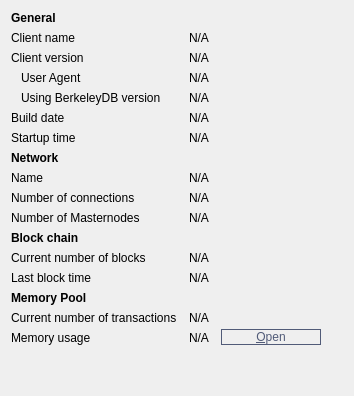
     <widget class="QWidget" name="tab_info">
      <attribute name="title">
       <string>&amp;Information</string>
      </attribute>
      <layout class="QGridLayout" name="gridLayout" columnstretch="0,0,0,0">
       <property name="horizontalSpacing">
        <number>12</number>
       </property>
       <item row="0" column="0">
        <widget class="QLabel" name="label_9">
         <property name="font">
          <font>
           <weight>75</weight>
           <bold>true</bold>
          </font>
         </property>
         <property name="text">
          <string>General</string>
         </property>
        </widget>
       </item>
       <item row="1" column="0">
        <widget class="QLabel" name="label_5">
         <property name="text">
          <string>Client name</string>
         </property>
        </widget>
       </item>
       <item row="1" column="1" colspan="2">
        <widget class="QLabel" name="clientName">
         <property name="cursor">
          <cursorShape>IBeamCursor</cursorShape>
         </property>
         <property name="contextMenuPolicy">
          <enum>Qt::ActionsContextMenu</enum>
         </property>
         <property name="text">
          <string>N/A</string>
         </property>
         <property name="textFormat">
          <enum>Qt::PlainText</enum>
         </property>
         <property name="textInteractionFlags">
          <set>Qt::LinksAccessibleByMouse|Qt::TextSelectableByKeyboard|Qt::TextSelectableByMouse</set>
         </property>
        </widget>
       </item>
       <item row="2" column="0">
        <widget class="QLabel" name="label_6">
         <property name="text">
          <string>Client version</string>
         </property>
        </widget>
       </item>
       <item row="2" column="1" colspan="2">
        <widget class="QLabel" name="clientVersion">
         <property name="cursor">
          <cursorShape>IBeamCursor</cursorShape>
         </property>
         <property name="contextMenuPolicy">
          <enum>Qt::ActionsContextMenu</enum>
         </property>
         <property name="text">
          <string>N/A</string>
         </property>
         <property name="textFormat">
          <enum>Qt::PlainText</enum>
         </property>
         <property name="textInteractionFlags">
          <set>Qt::LinksAccessibleByMouse|Qt::TextSelectableByKeyboard|Qt::TextSelectableByMouse</set>
         </property>
        </widget>
       </item>
       <item row="3" column="0">
        <widget class="QLabel" name="labelClientUserAgent">
         <property name="text">
          <string>User Agent</string>
         </property>
         <property name="indent">
          <number>10</number>
         </property>
        </widget>
       </item>
       <item row="3" column="1" colspan="2">
        <widget class="QLabel" name="clientUserAgent">
         <property name="cursor">
          <cursorShape>IBeamCursor</cursorShape>
         </property>
         <property name="contextMenuPolicy">
          <enum>Qt::ActionsContextMenu</enum>
         </property>
         <property name="text">
          <string>N/A</string>
         </property>
         <property name="textFormat">
          <enum>Qt::PlainText</enum>
         </property>
         <property name="textInteractionFlags">
          <set>Qt::LinksAccessibleByMouse|Qt::TextSelectableByKeyboard|Qt::TextSelectableByMouse</set>
         </property>
        </widget>
       </item>
       <item row="4" column="0">
        <widget class="QLabel" name="label_berkeleyDBVersion">
         <property name="text">
          <string>Using BerkeleyDB version</string>
         </property>
         <property name="indent">
          <number>10</number>
         </property>
        </widget>
       </item>
       <item row="4" column="1" colspan="2">
        <widget class="QLabel" name="berkeleyDBVersion">
         <property name="cursor">
          <cursorShape>IBeamCursor</cursorShape>
         </property>
         <property name="contextMenuPolicy">
          <enum>Qt::ActionsContextMenu</enum>
         </property>
         <property name="text">
          <string>N/A</string>
         </property>
         <property name="textFormat">
          <enum>Qt::PlainText</enum>
         </property>
         <property name="textInteractionFlags">
          <set>Qt::LinksAccessibleByMouse|Qt::TextSelectableByKeyboard|Qt::TextSelectableByMouse</set>
         </property>
        </widget>
       </item>
       <item row="5" column="0">
        <widget class="QLabel" name="label_12">
         <property name="text">
          <string>Build date</string>
         </property>
        </widget>
       </item>
       <item row="5" column="1" colspan="2">
        <widget class="QLabel" name="buildDate">
         <property name="cursor">
          <cursorShape>IBeamCursor</cursorShape>
         </property>
         <property name="contextMenuPolicy">
          <enum>Qt::ActionsContextMenu</enum>
         </property>
         <property name="text">
          <string>N/A</string>
         </property>
         <property name="textFormat">
          <enum>Qt::PlainText</enum>
         </property>
         <property name="textInteractionFlags">
          <set>Qt::LinksAccessibleByMouse|Qt::TextSelectableByKeyboard|Qt::TextSelectableByMouse</set>
         </property>
        </widget>
       </item>
       <item row="6" column="0">
        <widget class="QLabel" name="label_13">
         <property name="text">
          <string>Startup time</string>
         </property>
        </widget>
       </item>
       <item row="6" column="1" colspan="2">
        <widget class="QLabel" name="startupTime">
         <property name="cursor">
          <cursorShape>IBeamCursor</cursorShape>
         </property>
         <property name="contextMenuPolicy">
          <enum>Qt::ActionsContextMenu</enum>
         </property>
         <property name="text">
          <string>N/A</string>
         </property>
         <property name="textFormat">
          <enum>Qt::PlainText</enum>
         </property>
         <property name="textInteractionFlags">
          <set>Qt::LinksAccessibleByMouse|Qt::TextSelectableByKeyboard|Qt::TextSelectableByMouse</set>
         </property>
        </widget>
       </item>
       <item row="7" column="0">
        <widget class="QLabel" name="labelNetwork">
         <property name="font">
          <font>
           <weight>75</weight>
           <bold>true</bold>
          </font>
         </property>
         <property name="text">
          <string>Network</string>
         </property>
        </widget>
       </item>
       <item row="8" column="0">
        <widget class="QLabel" name="label_8">
         <property name="text">
          <string>Name</string>
         </property>
        </widget>
       </item>
       <item row="8" column="1" colspan="2">
        <widget class="QLabel" name="networkName">
         <property name="cursor">
          <cursorShape>IBeamCursor</cursorShape>
         </property>
         <property name="contextMenuPolicy">
          <enum>Qt::ActionsContextMenu</enum>
         </property>
         <property name="text">
          <string>N/A</string>
         </property>
         <property name="textFormat">
          <enum>Qt::PlainText</enum>
         </property>
         <property name="textInteractionFlags">
          <set>Qt::LinksAccessibleByMouse|Qt::TextSelectableByKeyboard|Qt::TextSelectableByMouse</set>
         </property>
        </widget>
       </item>
       <item row="9" column="0">
        <widget class="QLabel" name="label_7">
         <property name="text">
          <string>Number of connections</string>
         </property>
        </widget>
       </item>
       <item row="9" column="1" colspan="2">
        <widget class="QLabel" name="numberOfConnections">
         <property name="cursor">
          <cursorShape>IBeamCursor</cursorShape>
         </property>
         <property name="contextMenuPolicy">
          <enum>Qt::ActionsContextMenu</enum>
         </property>
         <property name="text">
          <string>N/A</string>
         </property>
         <property name="textFormat">
          <enum>Qt::PlainText</enum>
         </property>
         <property name="textInteractionFlags">
          <set>Qt::LinksAccessibleByMouse|Qt::TextSelectableByKeyboard|Qt::TextSelectableByMouse</set>
         </property>
        </widget>
       </item>
       <item row="10" column="0">
        <widget class="QLabel" name="masternodeCountLabel">
         <property name="text">
          <string>Number of Masternodes</string>
         </property>
        </widget>
       </item>
       <item row="10" column="1">
        <widget class="QLabel" name="masternodeCount">
         <property name="contextMenuPolicy">
          <enum>Qt::ActionsContextMenu</enum>
         </property>
         <property name="text">
          <string>N/A</string>
         </property>
        </widget>
       </item>
       <item row="11" column="0">
        <widget class="QLabel" name="label_10">
         <property name="font">
          <font>
           <weight>75</weight>
           <bold>true</bold>
          </font>
         </property>
         <property name="text">
          <string>Block chain</string>
         </property>
        </widget>
       </item>
       <item row="12" column="0">
        <widget class="QLabel" name="label_3">
         <property name="text">
          <string>Current number of blocks</string>
         </property>
        </widget>
       </item>
       <item row="12" column="1" colspan="2">
        <widget class="QLabel" name="numberOfBlocks">
         <property name="cursor">
          <cursorShape>IBeamCursor</cursorShape>
         </property>
         <property name="contextMenuPolicy">
          <enum>Qt::ActionsContextMenu</enum>
         </property>
         <property name="text">
          <string>N/A</string>
         </property>
         <property name="textFormat">
          <enum>Qt::PlainText</enum>
         </property>
         <property name="textInteractionFlags">
          <set>Qt::LinksAccessibleByMouse|Qt::TextSelectableByKeyboard|Qt::TextSelectableByMouse</set>
         </property>
        </widget>
       </item>
       <item row="13" column="0">
        <widget class="QLabel" name="labelLastBlockTime">
         <property name="text">
          <string>Last block time</string>
         </property>
        </widget>
       </item>
       <item row="13" column="1" colspan="2">
        <widget class="QLabel" name="lastBlockTime">
         <property name="cursor">
          <cursorShape>IBeamCursor</cursorShape>
         </property>
         <property name="contextMenuPolicy">
          <enum>Qt::ActionsContextMenu</enum>
         </property>
         <property name="text">
          <string>N/A</string>
         </property>
         <property name="textFormat">
          <enum>Qt::PlainText</enum>
         </property>
         <property name="textInteractionFlags">
          <set>Qt::LinksAccessibleByMouse|Qt::TextSelectableByKeyboard|Qt::TextSelectableByMouse</set>
         </property>
        </widget>
       </item>
       <item row="14" column="0">
        <widget class="QLabel" name="labelMempoolTitle">
         <property name="font">
          <font>
           <weight>75</weight>
           <bold>true</bold>
          </font>
         </property>
         <property name="text">
          <string>Memory Pool</string>
         </property>
        </widget>
       </item>
       <item row="15" column="0">
        <widget class="QLabel" name="labelNumberOfTransactions">
         <property name="text">
          <string>Current number of transactions</string>
         </property>
        </widget>
       </item>
       <item row="15" column="1">
        <widget class="QLabel" name="mempoolNumberTxs">
         <property name="cursor">
          <cursorShape>IBeamCursor</cursorShape>
         </property>
         <property name="contextMenuPolicy">
          <enum>Qt::ActionsContextMenu</enum>
         </property>
         <property name="text">
          <string>N/A</string>
         </property>
         <property name="textFormat">
          <enum>Qt::PlainText</enum>
         </property>
         <property name="textInteractionFlags">
          <set>Qt::LinksAccessibleByMouse|Qt::TextSelectableByKeyboard|Qt::TextSelectableByMouse</set>
         </property>
        </widget>
       </item>
       <item row="16" column="0">
        <widget class="QLabel" name="labelMemoryUsage">
         <property name="text">
          <string>Memory usage</string>
         </property>
        </widget>
       </item>
       <item row="16" column="1">
        <widget class="QLabel" name="mempoolSize">
         <property name="cursor">
          <cursorShape>IBeamCursor</cursorShape>
         </property>
         <property name="contextMenuPolicy">
          <enum>Qt::ActionsContextMenu</enum>
         </property>
         <property name="text">
          <string>N/A</string>
         </property>
         <property name="textFormat">
          <enum>Qt::PlainText</enum>
         </property>
         <property name="textInteractionFlags">
          <set>Qt::LinksAccessibleByMouse|Qt::TextSelectableByKeyboard|Qt::TextSelectableByMouse</set>
         </property>
        </widget>
       </item>
       <item row="14" column="2" rowspan="3">
        <layout class="QVBoxLayout" name="verticalLayoutDebugButton">
         <property name="spacing">
          <number>3</number>
         </property>
         <item>
          <spacer name="verticalSpacer_2">
           <property name="orientation">
            <enum>Qt::Vertical</enum>
           </property>
           <property name="sizeHint" stdset="0">
            <size>
             <width>10</width>
             <height>5</height>
            </size>
           </property>
          </spacer>
         </item>
         <item>
          <widget class="QPushButton" name="openDebugLogfileButton">
           <property name="minimumSize">
            <size>
             <width>100</width>
             <height>0</height>
            </size>
           </property>
           <property name="toolTip">
            <string>Open the HDCH Core debug log file from the current data directory. This can take a few seconds for large log files.</string>
           </property>
           <property name="styleSheet">
            <string notr="true">border:1px solid #515B78;
color:#515B78;
text-align: center;</string>
           </property>
           <property name="text">
            <string>&amp;Open</string>
           </property>
           <property name="autoDefault">
            <bool>false</bool>
           </property>
          </widget>
         </item>
        </layout>
       </item>
       <item row="18" column="0">
        <spacer name="verticalSpacer">
         <property name="orientation">
          <enum>Qt::Vertical</enum>
         </property>
         <property name="sizeHint" stdset="0">
          <size>
           <width>20</width>
           <height>40</height>
          </size>
         </property>
        </spacer>
       </item>
       <item row="14" column="3">
        <widget class="QLabel" name="label_14">
         <property name="minimumSize">
          <size>
           <width>10</width>
           <height>0</height>
          </size>
         </property>
         <property name="maximumSize">
          <size>
           <width>10</width>
           <height>16777215</height>
          </size>
         </property>
         <property name="text">
          <string/>
         </property>
        </widget>
       </item>
      </layout>
     </widget>
